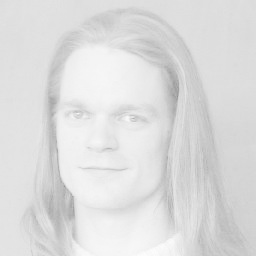
#> input picture project1/task1.1/images/bauckhage-gamma-1.png, 256 x 256 px
$ jupyter execute last_attempt.ipynb   (Python 2 division)
#> lines starting #> are read from the running program, lines starting #| are printed output that depends on the picture
[cell 1]
import numpy as np
import math as mt
from PIL import Image as im
from matplotlib import pyplot as plt

[cell 2]
def read_image(path):
    raw_image = im.open(path)
    image = np.array(raw_image)
    return image

def draw_image(vector):
    plt.figure()
    plt.imshow(np.reshape(vector, (256, 256)), 'gray', vmin = 0, vmax = 255)
    plt.axis('off')
    plt.show()

def img2arr(img):
    arr = img.reshape((1, img.shape[0] * img.shape[1]))
    return arr[0]

[cell 3]
def histogram(image_arr):
    h = [0] * 256
    for intensity in image_arr:
        h[int(intensity)] += 1
    return h

def plot_hist(hist):
    plt.figure()
    plt.plot(range(256), hist)
    plt.show()

[cell 4]
def init_a(L):
    a = [0] * (L + 2)
    for i in range(1, L + 1):
        a[i] = i * 256.0 / L
    a[L + 1] = 256
    return a

def init_a_alt(L, img_arr):
    mi = min(img_arr)
    ma = max(img_arr)
    a = [0] * (L + 2)
    for i in range(1, L + 1):
        a[i] = mi + float(ma - mi) / L * i
    a[0] = mi
    a[-1] = ma
    return a

def init_b(L):
    b = [0] * (L + 2)
    for i in range(L + 2):
        b[i] = i * 256.0 / L + 256.0 / (2 * L)
    return b

def init_b_alt(L, a):
    b = [0] * (L + 2)
    for i in range(0, len(a) - 1):
        b[i] = (a[i + 1] + a[i]) / 2
        if a[i + 1] == a[i]:
            step = b[1] - b[0]
            b[i] = b[i - 1] + step
    b[-1] = b[-2] + step
    return b

# we want to be sure that in the normal case (when use init_a, not init_a_alt) init_b_alt is
# fully compatible with init_b
def test_init_b_alt():
    L = 8
    a = init_a(L)
    b = init_b(L)
    b_alt = init_b_alt(L, a)
    assert(len(b) == len(b_alt))
    assert(b == b_alt)

test_init_b_alt()

[cell 5]
def density(h):
    sum = 0
    for el in h:
        sum += el

    p = [float(el) / sum for el in h]
    return p

def check_density(p):
    sum = 0
    for el in p:
        sum += el
    return sum == 1

[cell 6]
def quantize(img_arr, a, b):
    arr = img_arr[:]
    for i in range(len(arr)):
        el = arr[i]
        nu = 0
        while el > a[nu]:
            nu += 1
            if nu == len(a):
                break
        intensity = b[nu - 1]
        arr[i] = intensity
    return arr

[cell 7]
def plot_quantization_curve(a, b):
    a_plot = [a[0]]
    for i in range(1, len(a) - 1):
        a_plot += [a[i]] * 2
    a_plot.append(a[-1])

    b_plot = []
    for el in b:
        b_plot += [el] * 2
    b_plot = b_plot[0:-2]

    a_plot[0] = 0
    a_plot[-1] = 256
    plt.figure()
    plt.plot(a_plot, b_plot)
    plt.show()

[cell 8]
def error(L, a, b, p):
    err = 0
    for nu in range(1, L + 1):
        left = int(round(a[nu]))
        if left < 0:
            left = 0
        right = int(round(a[nu + 1]))
        if right > 255:
            right = 255
        for l in range(left, right):
            err += (l - b[nu]) ** 2 * p[l]

    return err

[cell 9]
def main(folder_path, img_name, mode = 'default'):
    if mode == 'default':
        print img_name
    else:
        print img_name, 'Alternative initialization'
    img_path = folder_path + '/' + img_name
    image = read_image(img_path)
    arr = img2arr(image) # transform image to 1*n array.
    draw_image(arr)

    h = histogram(arr)
    # plot_hist(h)

    p = density(h)
    assert(check_density(p))

    L = 8
    if mode == 'default':
        a = init_a(L) # the first way to init a
    else:
        a = init_a_alt(L, arr)
    b = init_b_alt(L, a) # initially i used init_b. init_b is not possible to use with init_a_alt,
    # as in this case 'a' breaks on the first iteration of the algorithm below.

    prev_err = float('inf')
    err = error(L, a, b, p)
    i = 0
    while err > 0.001 and err != prev_err: # stop when error is too low or when it stopped changing
        i += 1

        # calculate the new a
        for nu in range(1, L + 2):
            a[nu] = (b[nu] + b[nu - 1]) / 2

        for nu in range(0, L + 1):

            # a[nu] and a[nu + 1] could be not integer
            left = int(round(a[nu]))
            # Intenstity cannot be lower than 0 (see the task)
            if left < 0:
                left = 0

            right = int(round(a[nu + 1]))
            # Intenstity cannot be higher than 255 (see the task)
            if right > 255:
                right = 255

            numerator = 0
            delimeter = 0
            for l in range(left, right):
                numerator += l * p[l]
                delimeter += p[l]

            # Do not change b[nu] if we did not find any pixels of intensity from a[nu] to a[nu] + 1
            if delimeter > 0:
                b[nu] = numerator / delimeter

        prev_err = err
        err = error(L, a, b, p)

    quantized = quantize(arr, a, b)
    draw_image(quantized)
    plot_quantization_curve(a, b)
    if prev_err == err:
        print 'Stopped because the error is not changing'
    else:
        print 'Stopped bacause the error is lower then a threshold'
    print 'iterations:', i
    print ''
    return a, b

[cell 10]
main('./images', 'bauckhage-gamma-1.png')
#> in read_image, raw_image is the input picture: PIL image 256x256 L; min 143, max 253, mean 220.8
#> the loop in histogram, `for intensity in image_arr:` made 65536 passes
#> intensity on passes 1 to 3: 221, 221, 221
#> after the loop in histogram, `for intensity in image_arr:`: h = 256 values, max 3648 at index 221, min 0 at index 0, mean 256
#> after the loop in density, `for el in h:`: sum = 65536
#> in density, `p = [float(el) / sum for el in h]`: p = 256 values, max 0.0557 at index 221, min 0 at index 0, mean 0.00391
#> after the loop in error, `for nu in range(1, L + 1):`: err = 98.72
#> the loop in main, `while err > 0.001 and err != prev_err:` made 14 passes
#> (prev_err, err) on passes 1 to 12: (98.72, 62.45), (62.45, 52.62), (52.62, 35.93), (35.93, 21.09), (21.09, 15.31), (15.31, 13.41), (13.41, 13.02), (13.02, 12.83), (12.83, 12.62), (12.62, 12.44), (12.44, 12.34), (12.34, 12.32)
#> after the loop in main, `while err > 0.001 and err != prev_err:`: a = [0, 32, 64, 126.5, 180.3, 193.5, 205.1, 217, 231, 271.4]; b = [16, 48, 80, 173.1, 187.6, 199.4, 210.9, 223, 238.9, 304]; i = 14
#> the loop in quantize, `for i in range(len(arr)):` made 65536 passes
#> in draw_image (call 2), `plt.show()`:
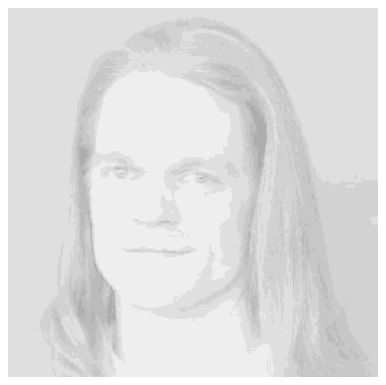
#> figure drawn by matplotlib, 1 panel
#> in plot_quantization_curve, `a_plot = [a[0]]`: a_plot = [0]
#> the loop in plot_quantization_curve, `for i in range(1, len(a) - 1):` made 8 passes
#> a_plot on passes 1 to 4: [0, 32, 32], [0, 32, 32, 64, 64], [0, 32, 32, 64, 64, 126.5, 126.5], [0, 32, 32, 64, 64, 126.5, 126.5, 180.3, 180.3]
#> the loop in plot_quantization_curve, `for el in b:` made 10 passes
#> (el, b_plot) on passes 1 to 5: (16, [16, 16]), (48, [16, 16, 48, 48]), (80, [16, 16, 48, 48, 80, 80]), (173.1, [16, 16, 48, 48, 80, 80, 173.1, 173.1]), (187.6, [16, 16, 48, 48, 80, 80, 173.1, 173.1, 187.6, 187.6])
#> el on passes 6 to 10: 199.4, 210.9, 223, 238.9, 304
#> in plot_quantization_curve, `b_plot = b_plot[0:-2]`: b_plot = [16, 16, 48, 48, 80, 80, 173.1, 173.1, 187.6, 187.6, 199.4, 199.4, 210.9, 210.9, 223, 223, 238.9, 238.9]
#> in plot_quantization_curve, `plt.show()`:
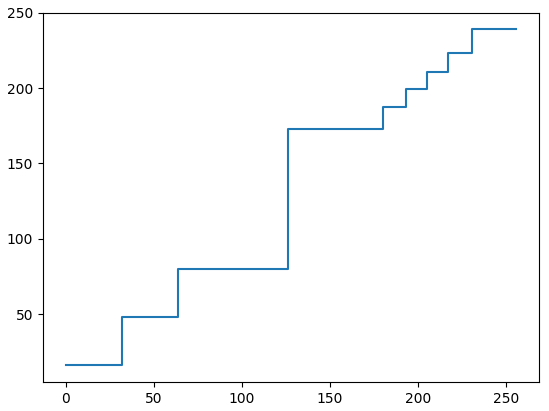
#> figure drawn by matplotlib, 1 panel
#| iterations: 14
main('./images', 'bauckhage-gamma-2.png')
#> call 2 of read_image, with path = './images/bauckhage-gamma-2.png'
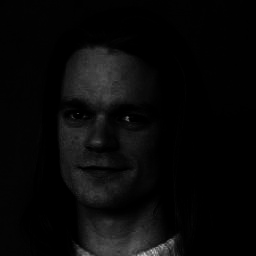
#> input picture project1/task1.1/images/bauckhage-gamma-2.png, 256 x 256 px
#> in read_image, raw_image is the input picture: PIL image 256x256 L; min 0, max 195, mean 8.2
#> the loop in histogram (call 2), `for intensity in image_arr:` made 65536 passes
#> intensity on passes 3 to 5: 1, 1, 1
#> the loop in density (call 2), `for el in h:` made 256 passes
#> (el, sum) on passes 1 to 3: (23756, 23756), (10106, 33862), (7707, 41569)
#> the loop in main (call 2), `while err > 0.001 and err != prev_err:` made 50 passes
#> (prev_err, err) on passes 1 to 12: (9.08, 7.41), (7.41, 12.19), (12.19, 11.74), (11.74, 11.9), (11.9, 11.4), (11.4, 10.57), (10.57, 10.45), (10.45, 8.61), (8.61, 8.25), (8.25, 8.12), (8.12, 7.41), (7.41, 7.57)
#> the loop in quantize (call 2), `for i in range(len(arr)):` made 65536 passes
#> in draw_image (call 4), `plt.show()`:
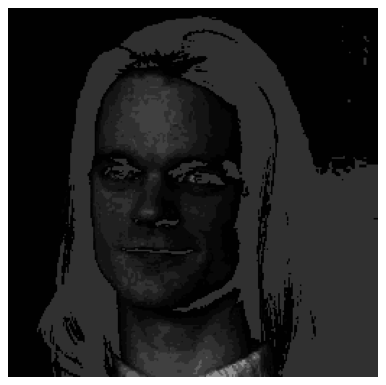
#> figure drawn by matplotlib, 1 panel
#> the loop in plot_quantization_curve (call 2), `for i in range(1, len(a) - 1):` made 8 passes
#> the loop in plot_quantization_curve (call 2), `for el in b:` made 10 passes
#> el on passes 1 to 10: 1.02, 8.99, 20.62, 33.32, 48.13, 64.11, 95.1, 141.4, 272, 304
#| iterations: 50
main('./images', 'bauckhage.jpg')
#> call 3 of read_image, with path = './images/bauckhage.jpg'
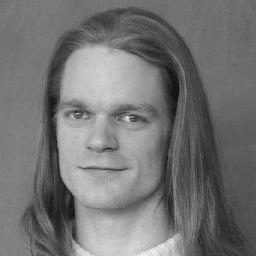
#> input picture project1/task1.1/images/bauckhage.jpg, 256 x 256 px
#> in read_image, raw_image is the input picture: PIL image 256x256 L; min 8, max 244, mean 115.4
#> in draw_image (call 6), `plt.show()`:
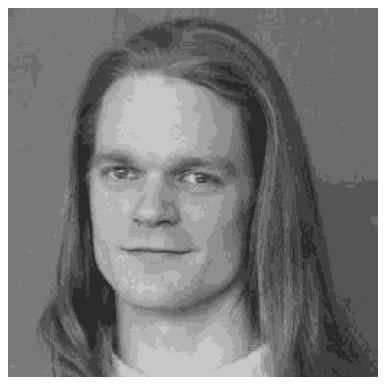
#> figure drawn by matplotlib, 1 panel
#> the loop in plot_quantization_curve (call 3), `for i in range(1, len(a) - 1):` made 8 passes
#> the loop in plot_quantization_curve (call 3), `for el in b:` made 10 passes
#> el on passes 1 to 10: 42.24, 64.44, 85.66, 107.7, 122.1, 143.3, 163.8, 181.4, 199.8, 304
#> in plot_quantization_curve (call 3), `plt.show()`:
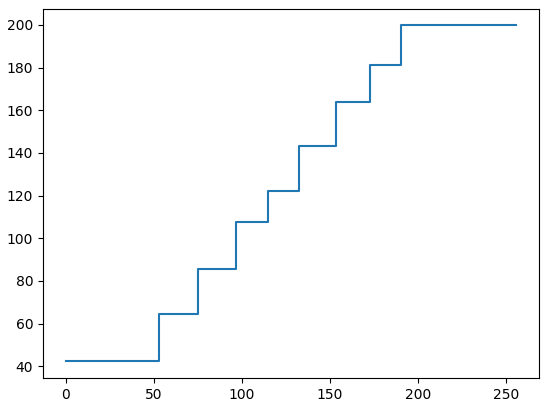
#> figure drawn by matplotlib, 1 panel
#| iterations: 32
main('./images', 'bauckhage-gamma-1.png', 'alt')
#> the loop in plot_quantization_curve (call 4), `for i in range(1, len(a) - 1):` made 8 passes
#> the loop in plot_quantization_curve (call 4), `for el in b:` made 10 passes
#> el on passes 1 to 10: 163, 175.6, 187.3, 197.4, 205.9, 213.9, 223.1, 232.4, 241.2, 273.6
#> in plot_quantization_curve (call 4), `plt.show()`:
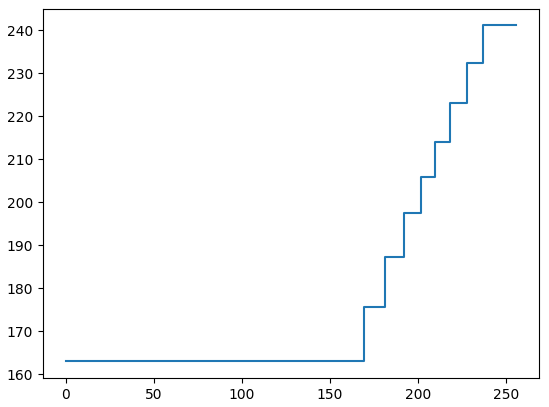
#> figure drawn by matplotlib, 1 panel
#| iterations: 12
main('./images', 'bauckhage-gamma-2.png', 'alt')
#> in draw_image (call 10), `plt.show()`:
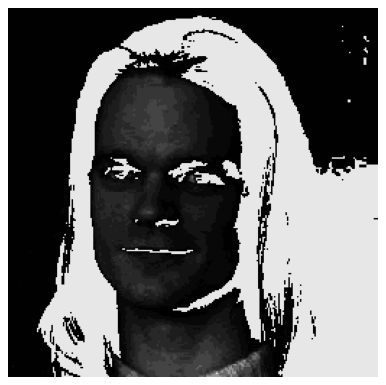
#> figure drawn by matplotlib, 1 panel
#> the loop in plot_quantization_curve (call 5), `for i in range(1, len(a) - 1):` made 8 passes
#> the loop in plot_quantization_curve (call 5), `for el in b:` made 10 passes
#> el on passes 1 to 10: 1.02, 8.53, 19.27, 29.9, 41.71, 54.54, 68.88, 105.1, 149.5, 231.6
#> in plot_quantization_curve (call 5), `plt.show()`:
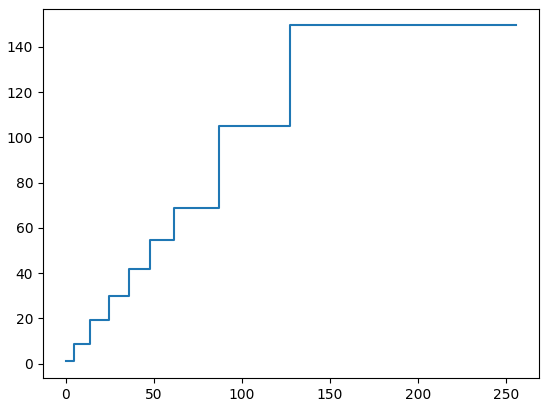
#> figure drawn by matplotlib, 1 panel
#| iterations: 45
main('./images', 'bauckhage.jpg', 'alt')
#| iterations: 30
